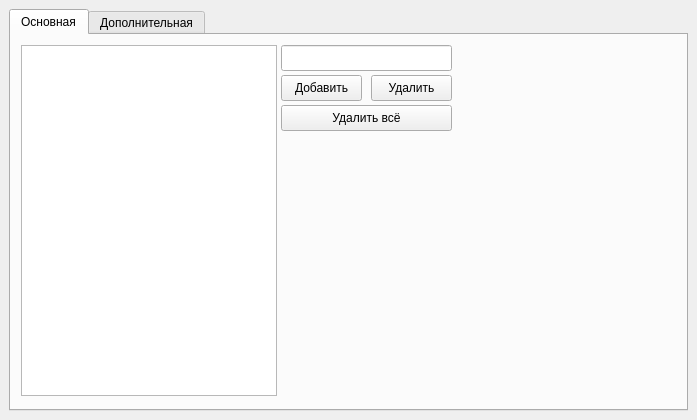
<?xml version="1.0" encoding="UTF-8"?>
<ui version="4.0">
 <class>MainWindow</class>
 <widget class="QMainWindow" name="MainWindow">
  <property name="geometry">
   <rect>
    <x>0</x>
    <y>0</y>
    <width>697</width>
    <height>420</height>
   </rect>
  </property>
  <property name="windowTitle">
   <string>MainWindow</string>
  </property>
  <property name="autoFillBackground">
   <bool>false</bool>
  </property>
  <widget class="QWidget" name="centralwidget">
   <property name="autoFillBackground">
    <bool>false</bool>
   </property>
   <layout class="QVBoxLayout" name="verticalLayout">
    <item>
     <widget class="QTabWidget" name="tabWidget">
      <property name="currentIndex">
       <number>0</number>
      </property>
      <widget class="QWidget" name="tab">
       <attribute name="title">
        <string>Основная</string>
       </attribute>
       <widget class="QListWidget" name="list">
        <property name="geometry">
         <rect>
          <x>10</x>
          <y>10</y>
          <width>256</width>
          <height>351</height>
         </rect>
        </property>
       </widget>
       <widget class="QLineEdit" name="input">
        <property name="geometry">
         <rect>
          <x>270</x>
          <y>10</y>
          <width>171</width>
          <height>26</height>
         </rect>
        </property>
       </widget>
       <widget class="QPushButton" name="add">
        <property name="geometry">
         <rect>
          <x>270</x>
          <y>40</y>
          <width>81</width>
          <height>26</height>
         </rect>
        </property>
        <property name="text">
         <string>Добавить</string>
        </property>
       </widget>
       <widget class="QPushButton" name="remove">
        <property name="geometry">
         <rect>
          <x>360</x>
          <y>40</y>
          <width>81</width>
          <height>26</height>
         </rect>
        </property>
        <property name="text">
         <string>Удалить</string>
        </property>
       </widget>
       <widget class="QPushButton" name="removeAll">
        <property name="geometry">
         <rect>
          <x>270</x>
          <y>70</y>
          <width>171</width>
          <height>26</height>
         </rect>
        </property>
        <property name="text">
         <string>Удалить всё</string>
        </property>
       </widget>
      </widget>
      <widget class="QWidget" name="tab_2">
       <attribute name="title">
        <string>Дополнительная</string>
       </attribute>
      </widget>
     </widget>
    </item>
   </layout>
  </widget>
 </widget>
 <resources/>
 <connections/>
</ui>
